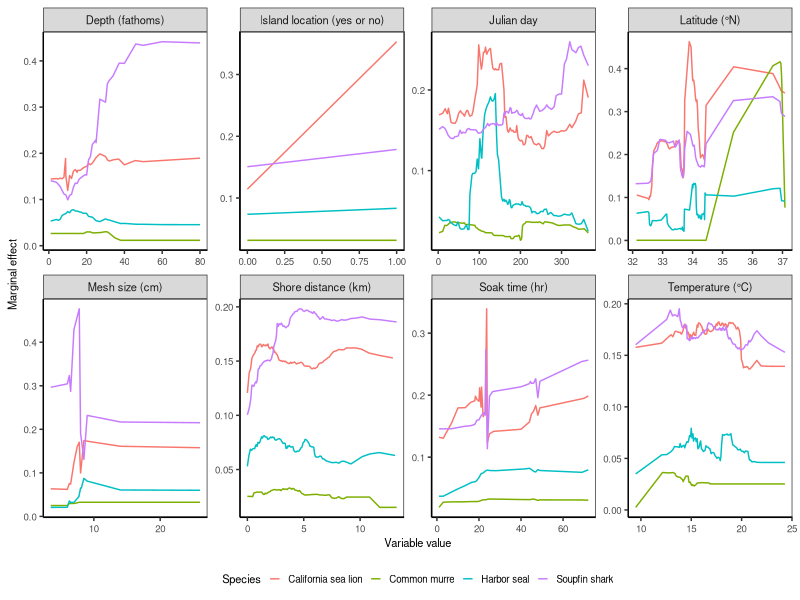

Here is the R script that generated this plot: (Note: this script raises an error after producing the figure.)

# Clear workspace
rm(list = ls())

# Setup
################################################################################

# Packages
library(tidyverse)

# Directories
plotdir <- "figures"


# Read data
################################################################################

data <- read.csv("model_result/marginal_effects.csv")


# Plot data
################################################################################

# Theme
base_theme <-  theme(axis.text=element_text(size=7),
                     axis.title=element_text(size=8),
                     legend.text=element_text(size=7),
                     legend.title=element_text(size=8),
                     strip.text=element_text(size=8),
                     # Gridlines
                     panel.grid.major = element_blank(), 
                     panel.grid.minor = element_blank(),
                     panel.background = element_blank(), 
                     axis.line = element_line(colour = "black"),
                     # Legend
                     legend.background = element_rect(fill=alpha('blue', 0)))

# Plot
g <- ggplot(data, aes(x=value, y=prob, color=species)) +
  facet_wrap(~variable, ncol=4, scales="free") +
  geom_line() +
  # Labels
  labs(x="Variable value", y="Marginal effect") +
  # Legend
  scale_color_discrete(name="Species") +
  # Theme
  theme_bw() + base_theme +
  theme(legend.key.size=unit(0.3, "cm"),
        legend.position = "bottom")
g

# Export
ggsave(g, filename=file.path(plotdir, "Fig6_marginal_effects.png"), 
       width=6.5, height=3.75, units="in", dpi=600)
